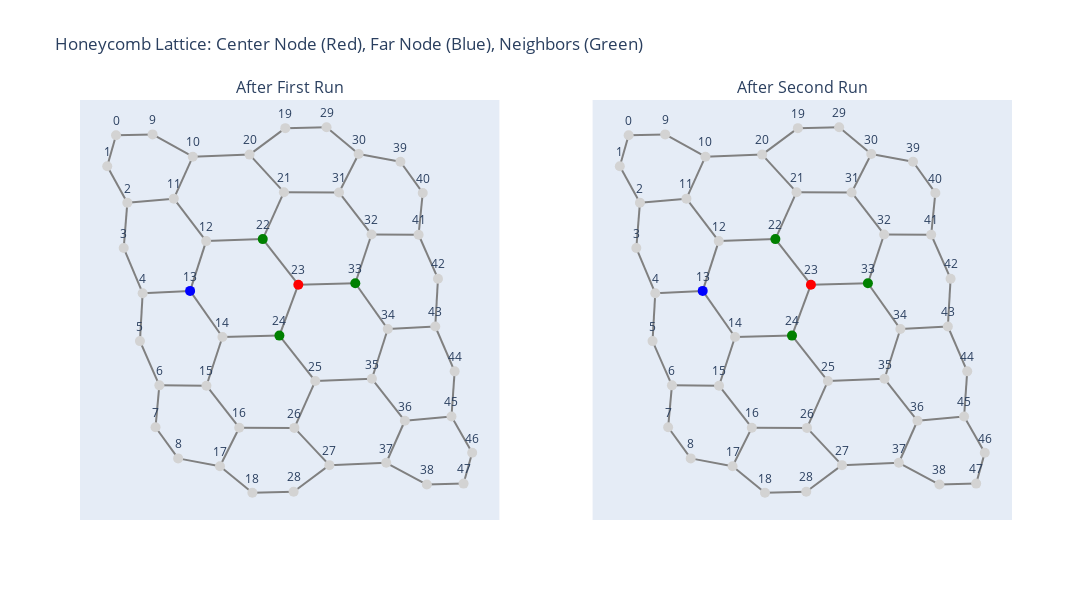

Notebook cell for this chart:
### Code cell
# Execution (⚠️ re-execute this part for correctly displaying the graph representation in your local device)
if __name__ == "__main__":
    test_locality(center_node=23,
                  far_node=13)

### Figure 1 — Plotly figure (JSON) as saved in the notebook; plotly's stock layout.template omitted (floating-point values rounded to 4 significant figures; data arrays with more than 128 entries replaced by an {"elided": "..."} marker saying what was removed)
{"data": [{"hoverinfo": "text", "hovertext": ["Edge (0, 1): 0.9000", "Edge (0, 9): 0.9000", "Edge (1, 2): 0.9000", "Edge (2, 3): 0.9000", "Edge (2, 11): 0.9000", "Edge (3, 4): 0.9000", "Edge (4, 5): 0.9000", "Edge (4, 13): 0.9000", "Edge (5, 6): 0.9000", "Edge (6, 7): 0.9000", "Edge (6, 15): 0.9000", "Edge (7, 8): 0.7000", "Edge (8, 17): 0.7000", "Edge (9, 10): 0.9000", "Edge (10, 11): 0.9000", "Edge (10, 20): 0.9000", "Edge (11, 12): 0.9000", "Edge (12, 13): 0.9000", "Edge (12, 22): 0.9000", "Edge (13, 14): 0.9000", "Edge (14, 15): 0.9000", "Edge (14, 24): 0.9000", "Edge (15, 16): 0.9000", "Edge (16, 17): 0.9000", "Edge (16, 26): 0.9000", "Edge (17, 18): 0.7000", "Edge (18, 28): 0.5000", "Edge (19, 20): 0.9000", "Edge (19, 29): 0.9000", "Edge (20, 21): 0.9000", "Edge (21, 22): 0.9000", "Edge (21, 31): 0.9000", "Edge (22, 23): 0.9000", "Edge (23, 24): 0.9000", "Edge (23, 33): 0.9000", "Edge (24, 25): 0.9000", "Edge (25, 26): 0.9000", "Edge (25, 35): 0.9000", "Edge (26, 27): 0.9000", "Edge (27, 28): 0.7000", "Edge (27, 37): 0.9000", "Edge (29, 30): 0.9000", "Edge (30, 31): 0.9000", "Edge (30, 39): 0.9000", "Edge (31, 32): 0.9000", "Edge (32, 33): 0.9000", "Edge (32, 41): 0.9000", "Edge (33, 34): 0.9000", "Edge (34, 35): 0.9000", "Edge (34, 43): 0.9000", "Edge (35, 36): 0.9000", "Edge (36, 37): 0.9000", "Edge (36, 45): 0.9000", "Edge (37, 38): 0.7000", "Edge (38, 47): 0.5000", "Edge (39, 40): 0.7000", "Edge (40, 41): 0.7000", "Edge (41, 42): 0.7000", "Edge (42, 43): 0.7000", "Edge (43, 44): 0.7000", "Edge (44, 45): 0.7000", "Edge (45, 46): 0.7000", "Edge (46, 47): 0.5000"], "line": {"color": "gray", "width": 2}, "mode": "lines", "showlegend": false, "type": "scatter", "x": {"elided": "189 float values"}, "xaxis": "x", "y": {"elided": "189 float values"}, "yaxis": "y"}, {"hoverinfo": "text", "hovertext": ["Node 0<br>n_i: 2.5000", "Node 1<br>n_i: 1.5000", "Node 2<br>n_i: 2.5000", "Node 3<br>n_i: 1.5000", "Node 4<br>n_i: 2.5000", "Node 5<br>n_i: 1.5000", "Node 6<br>n_i: 2.5000", "Node 7<br>n_i: 1.5000", "Node 8<br>n_i: 1.5000", "Node 9<br>n_i: 1.5000", "Node 10<br>n_i: 2.5000", "Node 11<br>n_i: 1.5000", "Node 12<br>n_i: 2.5000", "Node 13<br>n_i: 1.5000", "Node 14<br>n_i: 2.5000", "Node 15<br>n_i: 1.5000", "Node 16<br>n_i: 2.5000", "Node 17<br>n_i: 1.5000", "Node 18<br>n_i: 1.5000", "Node 19<br>n_i: 2.5000", "Node 20<br>n_i: 1.5000", "Node 21<br>n_i: 2.5000", "Node 22<br>n_i: 1.5000", "Node 23<br>n_i: 2.5000", "Node 24<br>n_i: 1.5000", "Node 25<br>n_i: 2.5000", "Node 26<br>n_i: 1.5000", "Node 27<br>n_i: 2.5000", "Node 28<br>n_i: 0.5000", "Node 29<br>n_i: 1.5000", "Node 30<br>n_i: 2.5000", "Node 31<br>n_i: 1.5000", "Node 32<br>n_i: 2.5000", "Node 33<br>n_i: 1.5000", "Node 34<br>n_i: 2.5000", "Node 35<br>n_i: 1.5000", "Node 36<br>n_i: 2.5000", "Node 37<br>n_i: 1.5000", "Node 38<br>n_i: 1.5000", "Node 39<br>n_i: 1.5000", "Node 40<br>n_i: 1.5000", "Node 41<br>n_i: 1.5000", "Node 42<br>n_i: 1.5000", "Node 43<br>n_i: 1.5000", "Node 44<br>n_i: 1.5000", "Node 45<br>n_i: 1.5000", "Node 46<br>n_i: 1.5000", "Node 47<br>n_i: 0.5000"], "marker": {"color": ["lightgray", "lightgray", "lightgray", "lightgray", "lightgray", "lightgray", "lightgray", "lightgray", "lightgray", "lightgray", "lightgray", "lightgray", "lightgray", "blue", "lightgray", "lightgray", "lightgray", "lightgray", "lightgray", "lightgray", "lightgray", "lightgray", "green", "red", "green", "lightgray", "lightgray", "lightgray", "lightgray", "lightgray", "lightgray", "lightgray", "lightgray", "green", "lightgray", "lightgray", "lightgray", "lightgray", "lightgray", "lightgray", "lightgray", "lightgray", "lightgray", "lightgray", "lightgray", "lightgray", "lightgray", "lightgray"], "size": 10}, "mode": "markers+text", "showlegend": false, "text": ["0", "1", "2", "3", "4", "5", "6", "7", "8", "9", "10", "11", "12", "13", "14", "15", "16", "17", "18", "19", "20", "21", "22", "23", "24", "25", "26", "27", "28", "29", "30", "31", "32", "33", "34", "35", "36", "37", "38", "39", "40", "41", "42", "43", "44", "45", "46", "47"], "textposition": "top center", "type": "scatter", "x": [-1.736, -1.824, -1.623, -1.659, -1.469, -1.496, -1.302, -1.34, -1.113, -1.369, -0.9665, -1.157, -0.8326, -0.9935, -0.6694, -0.8298, -0.5014, -0.6943, -0.3694, -0.03964, -0.3975, -0.05334, -0.2651, 0.09108, -0.09856, 0.261, 0.05177, 0.4019, 0.0441, 0.374, 0.6957, 0.4991, 0.8244, 0.6621, 0.9877, 0.8287, 1.159, 0.9722, 1.379, 1.114, 1.338, 1.296, 1.491, 1.464, 1.658, 1.626, 1.833, 1.747], "xaxis": "x", "y": [1.91, 1.572, 1.171, 0.6767, 0.1824, -0.3415, -0.8255, -1.284, -1.624, 1.92, 1.676, 1.217, 0.7525, 0.208, -0.296, -0.8296, -1.289, -1.71, -2, 1.988, 1.698, 1.287, 0.7744, 0.2758, -0.2812, -0.7781, -1.29, -1.698, -1.989, 1.998, 1.706, 1.285, 0.825, 0.2917, -0.2094, -0.7532, -1.213, -1.672, -1.911, 1.62, 1.279, 0.8221, 0.3411, -0.1815, -0.6722, -1.166, -1.563, -1.9], "yaxis": "y"}, {"hoverinfo": "text", "hovertext": ["Edge (0, 1): 0.9000", "Edge (0, 9): 0.9000", "Edge (1, 2): 0.9000", "Edge (2, 3): 0.9000", "Edge (2, 11): 0.9000", "Edge (3, 4): 0.9000", "Edge (4, 5): 0.9000", "Edge (4, 13): 3.6000", "Edge (5, 6): 0.9000", "Edge (6, 7): 0.9000", "Edge (6, 15): 0.9000", "Edge (7, 8): 0.7000", "Edge (8, 17): 0.7000", "Edge (9, 10): 0.9000", "Edge (10, 11): 0.9000", "Edge (10, 20): 0.9000", "Edge (11, 12): 0.9000", "Edge (12, 13): 3.6000", "Edge (12, 22): 0.9000", "Edge (13, 14): 4.5000", "Edge (14, 15): 0.9000", "Edge (14, 24): 0.9000", "Edge (15, 16): 0.9000", "Edge (16, 17): 0.9000", "Edge (16, 26): 0.9000", "Edge (17, 18): 0.7000", "Edge (18, 28): 0.5000", "Edge (19, 20): 0.9000", "Edge (19, 29): 0.9000", "Edge (20, 21): 0.9000", "Edge (21, 22): 0.9000", "Edge (21, 31): 0.9000", "Edge (22, 23): 0.9000", "Edge (23, 24): 0.9000", "Edge (23, 33): 0.9000", "Edge (24, 25): 0.9000", "Edge (25, 26): 0.9000", "Edge (25, 35): 0.9000", "Edge (26, 27): 0.9000", "Edge (27, 28): 0.7000", "Edge (27, 37): 0.9000", "Edge (29, 30): 0.9000", "Edge (30, 31): 0.9000", "Edge (30, 39): 0.9000", "Edge (31, 32): 0.9000", "Edge (32, 33): 0.9000", "Edge (32, 41): 0.9000", "Edge (33, 34): 0.9000", "Edge (34, 35): 0.9000", "Edge (34, 43): 0.9000", "Edge (35, 36): 0.9000", "Edge (36, 37): 0.9000", "Edge (36, 45): 0.9000", "Edge (37, 38): 0.7000", "Edge (38, 47): 0.5000", "Edge (39, 40): 0.7000", "Edge (40, 41): 0.7000", "Edge (41, 42): 0.7000", "Edge (42, 43): 0.7000", "Edge (43, 44): 0.7000", "Edge (44, 45): 0.7000", "Edge (45, 46): 0.7000", "Edge (46, 47): 0.5000"], "line": {"color": "gray", "width": 2}, "mode": "lines", "showlegend": false, "type": "scatter", "x": {"elided": "189 float values"}, "xaxis": "x2", "y": {"elided": "189 float values"}, "yaxis": "y2"}, {"hoverinfo": "text", "hovertext": ["Node 0<br>n_i: 2.5000", "Node 1<br>n_i: 1.5000", "Node 2<br>n_i: 2.5000", "Node 3<br>n_i: 1.5000", "Node 4<br>n_i: 2.5000", "Node 5<br>n_i: 1.5000", "Node 6<br>n_i: 2.5000", "Node 7<br>n_i: 1.5000", "Node 8<br>n_i: 1.5000", "Node 9<br>n_i: 1.5000", "Node 10<br>n_i: 2.5000", "Node 11<br>n_i: 1.5000", "Node 12<br>n_i: 2.5000", "Node 13<br>n_i: 15.0000", "Node 14<br>n_i: 2.5000", "Node 15<br>n_i: 1.5000", "Node 16<br>n_i: 2.5000", "Node 17<br>n_i: 1.5000", "Node 18<br>n_i: 1.5000", "Node 19<br>n_i: 2.5000", "Node 20<br>n_i: 1.5000", "Node 21<br>n_i: 2.5000", "Node 22<br>n_i: 1.5000", "Node 23<br>n_i: 2.5000", "Node 24<br>n_i: 1.5000", "Node 25<br>n_i: 2.5000", "Node 26<br>n_i: 1.5000", "Node 27<br>n_i: 2.5000", "Node 28<br>n_i: 0.5000", "Node 29<br>n_i: 1.5000", "Node 30<br>n_i: 2.5000", "Node 31<br>n_i: 1.5000", "Node 32<br>n_i: 2.5000", "Node 33<br>n_i: 1.5000", "Node 34<br>n_i: 2.5000", "Node 35<br>n_i: 1.5000", "Node 36<br>n_i: 2.5000", "Node 37<br>n_i: 1.5000", "Node 38<br>n_i: 1.5000", "Node 39<br>n_i: 1.5000", "Node 40<br>n_i: 1.5000", "Node 41<br>n_i: 1.5000", "Node 42<br>n_i: 1.5000", "Node 43<br>n_i: 1.5000", "Node 44<br>n_i: 1.5000", "Node 45<br>n_i: 1.5000", "Node 46<br>n_i: 1.5000", "Node 47<br>n_i: 0.5000"], "marker": {"color": ["lightgray", "lightgray", "lightgray", "lightgray", "lightgray", "lightgray", "lightgray", "lightgray", "lightgray", "lightgray", "lightgray", "lightgray", "lightgray", "blue", "lightgray", "lightgray", "lightgray", "lightgray", "lightgray", "lightgray", "lightgray", "lightgray", "green", "red", "green", "lightgray", "lightgray", "lightgray", "lightgray", "lightgray", "lightgray", "lightgray", "lightgray", "green", "lightgray", "lightgray", "lightgray", "lightgray", "lightgray", "lightgray", "lightgray", "lightgray", "lightgray", "lightgray", "lightgray", "lightgray", "lightgray", "lightgray"], "size": 10}, "mode": "markers+text", "showlegend": false, "text": ["0", "1", "2", "3", "4", "5", "6", "7", "8", "9", "10", "11", "12", "13", "14", "15", "16", "17", "18", "19", "20", "21", "22", "23", "24", "25", "26", "27", "28", "29", "30", "31", "32", "33", "34", "35", "36", "37", "38", "39", "40", "41", "42", "43", "44", "45", "46", "47"], "textposition": "top center", "type": "scatter", "x": [-1.736, -1.824, -1.623, -1.659, -1.469, -1.496, -1.302, -1.34, -1.113, -1.369, -0.9665, -1.157, -0.8326, -0.9935, -0.6694, -0.8298, -0.5014, -0.6943, -0.3694, -0.03964, -0.3975, -0.05334, -0.2651, 0.09108, -0.09856, 0.261, 0.05177, 0.4019, 0.0441, 0.374, 0.6957, 0.4991, 0.8244, 0.6621, 0.9877, 0.8287, 1.159, 0.9722, 1.379, 1.114, 1.338, 1.296, 1.491, 1.464, 1.658, 1.626, 1.833, 1.747], "xaxis": "x2", "y": [1.91, 1.572, 1.171, 0.6767, 0.1824, -0.3415, -0.8255, -1.284, -1.624, 1.92, 1.676, 1.217, 0.7525, 0.208, -0.296, -0.8296, -1.289, -1.71, -2, 1.988, 1.698, 1.287, 0.7744, 0.2758, -0.2812, -0.7781, -1.29, -1.698, -1.989, 1.998, 1.706, 1.285, 0.825, 0.2917, -0.2094, -0.7532, -1.213, -1.672, -1.911, 1.62, 1.279, 0.8221, 0.3411, -0.1815, -0.6722, -1.166, -1.563, -1.9], "yaxis": "y2"}], "layout": {"annotations": [{"font": {"size": 16}, "showarrow": false, "text": "After First Run", "x": 0.225, "xanchor": "center", "xref": "paper", "y": 1, "yanchor": "bottom", "yref": "paper"}, {"font": {"size": 16}, "showarrow": false, "text": "After Second Run", "x": 0.775, "xanchor": "center", "xref": "paper", "y": 1, "yanchor": "bottom", "yref": "paper"}], "height": 600, "showlegend": false, "title": {"text": "Honeycomb Lattice: Center Node (Red), Far Node (Blue), Neighbors (Green)"}, "width": 1200, "xaxis": {"anchor": "y", "domain": [0, 0.45], "showgrid": false, "showticklabels": false, "zeroline": false}, "xaxis2": {"anchor": "y2", "domain": [0.55, 1], "showgrid": false, "showticklabels": false, "zeroline": false}, "yaxis": {"anchor": "x", "domain": [0, 1], "showgrid": false, "showticklabels": false, "zeroline": false}, "yaxis2": {"anchor": "x2", "domain": [0, 1], "showgrid": false, "showticklabels": false, "zeroline": false}}}
